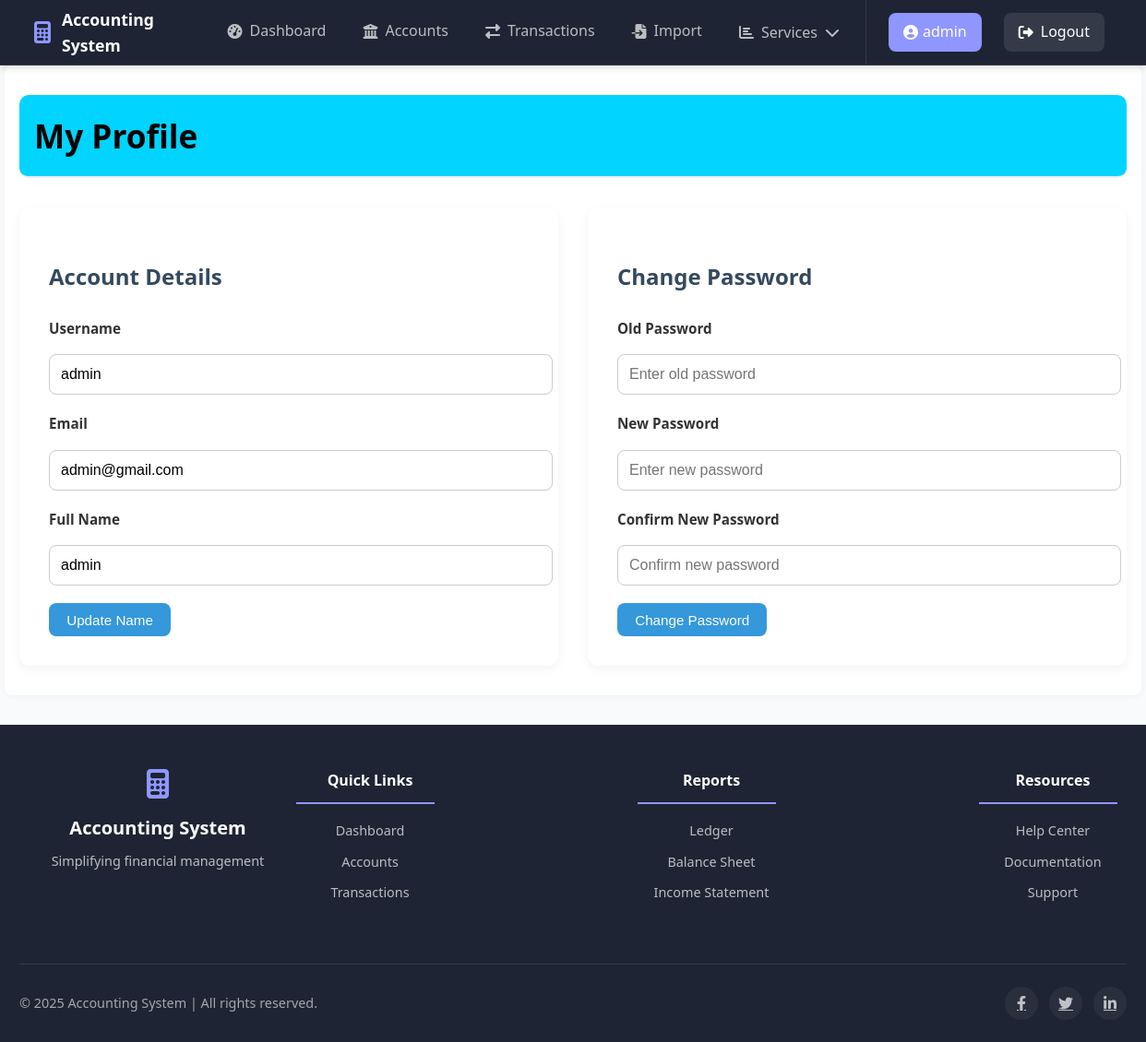
The app's page /profile (signed in) with its own data.
### models.py (models this page shows, shortened)
class User(db.Model):
    id = db.Column(db.Integer, primary_key=True)
    username = db.Column(db.String(150), unique=True, nullable=False)
    email = db.Column(db.String(150), unique=True, nullable=False)
    password_hash = db.Column(db.String(200), nullable=False)
    name = db.Column(db.String(100))

### app.py (the view, shortened to what this page needs)
@app.route('/profile', methods=['GET', 'POST'])
@login_required
def profile():
    user = User.query.filter_by(username=session['username']).first()
    return render_template('profile.html', user=user)

### app.py (called while the page is built)
@app.before_request
def manage_session():
    session.permanent = True
    session.modified = True
    timeout_seconds = 300  # 1 minute for testing, set higher in production
    login_time = session.get('login_time')
    if login_time:
        now = datetime.utcnow().timestamp()
        if now - login_time > timeout_seconds:
            session.clear()
            flash('Session expired due to inactivity.', 'warning')
            return redirect(url_for('login'))

@app.context_processor
def inject_now():
    return {'now': datetime.now()}

def login_required(f):
    @wraps(f)
    def decorated_function(*args, **kwargs):
        if 'username' not in session:
            flash('Please log in to access this page.', 'warning')
            return redirect(url_for('login'))
        return f(*args, **kwargs)
    return decorated_function

### templates/profile.html (shortened to what this page needs)
{% extends 'base.html' %}
{% block content %}
<div class="profile-page">
  <div class="page-header">
    <h2 class="page-title">My Profile</h2>
  </div>
  <div class="profile-container">
    <div class="profile-section">
      <h3 class="section-title">Account Details</h3>
      <form method="POST" class="profile-form">
        <div class="form-group">
          <label>Username</label>
          <input type="text" value="{{ user.username }}" readonly>
        </div>
        <div class="form-group">
          <label>Email</label>
          <input type="email" value="{{ user.email }}" readonly>
        </div>
        <div class="form-group">
          <label>Full Name</label>
          <input type="text" name="name" value="{{ user.name or '' }}" placeholder="Enter your full name">
        </div>
        <button type="submit" class="btn btn-primary">Update Name</button>
      </form>
    </div>
    <div class="profile-section">
      <h3 class="section-title">Change Password</h3>
      <form method="POST" class="profile-form">
        <div class="form-group">
          <label>Old Password</label>
          <input type="password" name="old_password" required placeholder="Enter old password">
        </div>
        <div class="form-group">
          <label>New Password</label>
          <input type="password" name="new_password" required placeholder="Enter new password">
        </div>
        <div class="form-group">
          <label>Confirm New Password</label>
          <input type="password" name="confirm_password" required placeholder="Confirm new password">
        </div>
        <button type="submit" class="btn btn-primary">Change Password</button>
      </form>
    </div>
  </div>
</div>
{% endblock %}

### static/styles.css (style rules this page uses)
body { font-family: Arial, sans-serif; background-color: #f4f6f9; color: #333; margin: 0; padding: 0; }
:root { --primary-color: #5863f8; --primary-dark: #3d45ca; --primary-light: #8f96ff; --secondary-color: #23c9b6; --dark-color: #1e2433; --light-color: #f5f8ff; --gray-color: #646e82; --light-gray: #eaeef6; --danger-color: #ff5c7c; --warning-color: #ffbe0b; --success-color: #27ae60; --border-radius: 8px; --shadow-sm: 0 2px 8px rgba(0, 0, 0, 0.15); --shadow-md: 0 4px 12px rgba(0, 0, 0, 0.2); --shadow-lg: 0 8px 24px rgba(0, 0, 0, 0.18); --transition: all 0.25s ease; --transition-slow: all 0.4s ease; }
body { margin: 0; font-family: 'Segoe UI', system-ui, -apple-system, sans-serif; font-size: 16px; line-height: 1.5; color: var(--dark-color); background-color: #f9fafc; -webkit-font-smoothing: antialiased; }
.form-group { margin-bottom: 1.2rem; position: relative; }
.page-header { display: flex; justify-content: space-between; align-items: center; margin-bottom: 2rem; flex-wrap: wrap; gap: 1rem; background-color:#00D4FF; padding:1rem; border-radius:10px; }
.page-title { font-size: 2rem; color: black; margin: 0; font-weight: 700; }
.form-group { margin-bottom: 1.2rem; }
.form-group label { display: block; margin-bottom: 0.5rem; font-weight: 500; color: #34495e; }
.form-group input, .form-group select { width: 90%; padding: 1rem; font-size: 1rem; border: 1px solid #e2e8f0; border-radius: 6px; transition: border-color 0.3s, box-shadow 0.3s; }
.page-title { font-size: 1.8rem; color: black; margin: 0; font-weight: 700; }
.form-group { flex: 1; display: flex; flex-direction: column; gap: 0.5rem; }
.form-group label { font-weight: 500; color: #495057; font-size: 0.9rem; }
.btn { display: inline-flex; align-items: center; justify-content: center; padding: 0.6rem 1.2rem; font-size: 0.95rem; font-weight: 500; border-radius: 8px; cursor: pointer; transition: all 0.2s ease; border: none; }
.btn-primary { background-color: #3498db; color: white; }
.page-header { margin-bottom: 2rem; border-bottom: 2px solid #e9ecef; padding-bottom: 1rem; }
.page-title { font-size: 2.2rem; color: black; font-weight: 700; margin: 0; }
.form-group { display: flex; flex-direction: column; gap: 0.5rem; }
.form-group label { font-weight: 600; color: #1e293b; font-size: 0.95rem; }
body { line-height: 1.6; }
.profile-container { display: flex; gap: 2rem; flex-wrap: wrap; }
.profile-section { background: white; padding: 2rem; border-radius: 12px; box-shadow: 0 4px 12px rgba(0, 0, 0, 0.05); flex: 1; min-width: 320px; }
.section-title { font-size: 1.5rem; margin-bottom: 1.5rem; color: #34495e; }
.profile-form .form-group { margin-bottom: 1.2rem; }
.profile-form label { display: block; font-weight: 600; margin-bottom: 0.5rem; color: #333; }
.profile-form input[type="text"], .profile-form input[type="email"], .profile-form input[type="password"] { width: 100%; padding: 0.75rem; border: 1px solid #ccc; border-radius: 8px; }

### records on screen
User: username "admin", email "admin@gmail.com", name "admin"

### other values on screen
{{ session.get('username') }} "admin"
